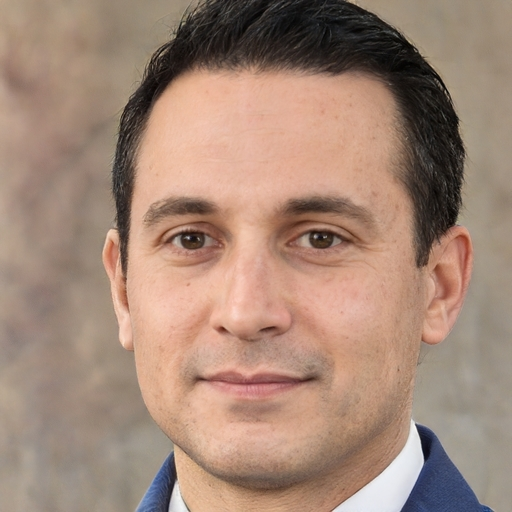
#> input picture tests/part1/face_image.png, 512 x 512 px
$ jupyter execute object_detection_cv2.ipynb
#> lines starting #> are read from the running program, lines starting #| are printed output that depends on the picture; after the words box and inside, x2 and y2 are one past the last pixel; in counts of white or black regions, pixels touching at a corner belong together
[cell 1]
# CB.EN.U4CSE20666
# Tarun Ramaswamy
# Changes done : Fixed the smile detection (currently, detected_smile is a empty tuple)
# -*- coding: utf-8 -*-

"""
Created on Fri Apr 21 09:07:53 2023
HAAR CASCADE CLASSIFIERS
Object Detection with OpenCV-Python Using a Haar-Cascade Classifier
Mohammad Waseem
@author: naray
"""

import cv2
import matplotlib.pyplot as plt

image_path = "face_image.png"
original_image = cv2.imread('face_image.png')
#> original_image is the input picture: shape (512, 512, 3); mean B, G, R 119.1, 135.5, 163.7

# Convert the image to grayscale for easier computation
image_grey = cv2.cvtColor(original_image, cv2.COLOR_RGB2GRAY)
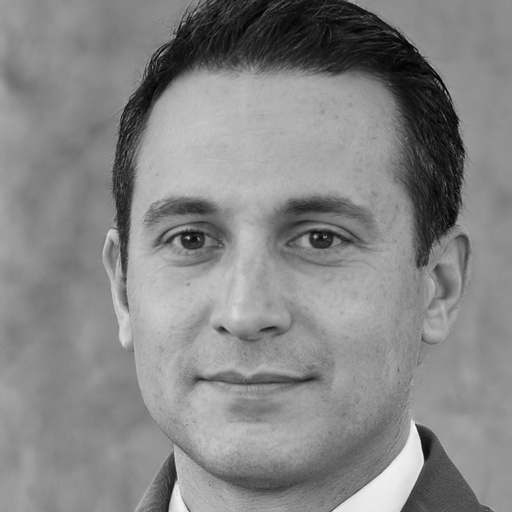
#> image_grey: shape (512, 512); min 0, max 249, mean 133.8
print('original image')
plt.imshow(image_grey, cmap='gray')
plt.show()

# Using the Haar cascade classifier for classification.
# Internally uses adaboost.
eye_classifier = cv2.CascadeClassifier(
    f"{cv2.data.haarcascades}haarcascade_eye.xml")

face_classifier = cv2.CascadeClassifier(
    f"{cv2.data.haarcascades}haarcascade_frontalface_alt.xml")

smile_classifier = cv2.CascadeClassifier(
    f"{cv2.data.haarcascades}haarcascade_smile.xml")


detected_eyes = eye_classifier.detectMultiScale(image_grey, minSize=(50, 50))
#> detected_eyes = [[147, 197, 83, 83], [272, 198, 83, 83]]
detected_face = face_classifier.detectMultiScale(image_grey, minSize=(50, 50))
#> detected_face = [[71, 99, 360, 360]]
detected_smile = smile_classifier.detectMultiScale(image_grey, minSize=(200, 200))
#> detected_smile = ()

# Draw rectangles on eyes
if len(detected_eyes) != 0:
    for (x, y, width, height) in detected_eyes:
        cv2.rectangle(original_image, (x, y),
                      (x + height, y + width),
                      (0, 255, 0), 2)
#> this loop made 2 passes
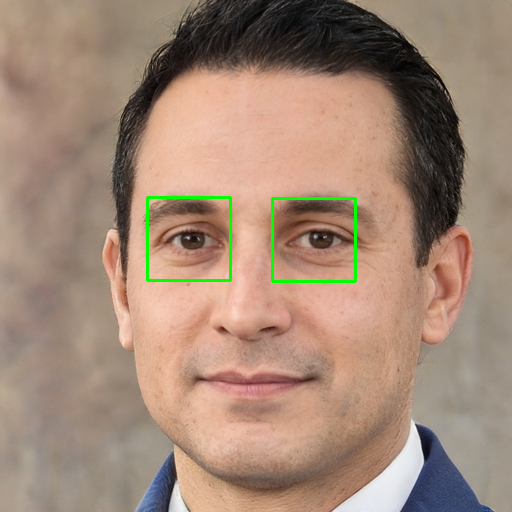
#> original_image: shape (512, 512, 3); 0.76% of pixels changed, all inside (x1, y1, x2, y2) = (146, 196, 357, 283)
# Draw rectangles on face
if len(detected_face) != 0:
    for (x, y, width, height) in detected_face:
        cv2.rectangle(original_image, (x, y),
                      (x + height, y + width),
                      (255, 0, 0), 2)
#> this loop made 1 pass
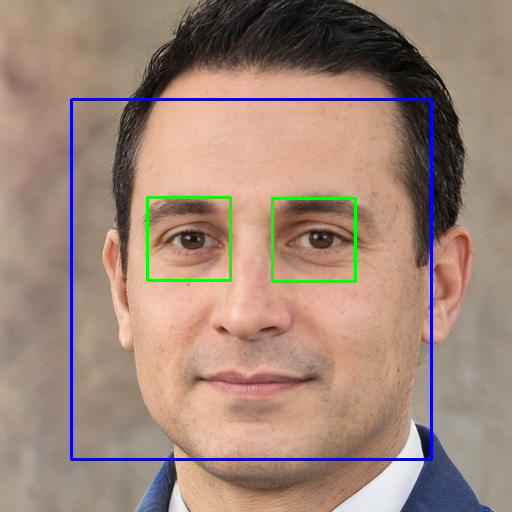
#> original_image: shape (512, 512, 3); 1.65% of pixels changed, all inside (x1, y1, x2, y2) = (70, 98, 433, 461)

print("Detected smile : ", detected_smile)
#| Detected smile :  ()
# Draw rectangles on smile
if len(detected_smile) != 0:
    for (x, y, width, height) in detected_smile:
        cv2.rectangle(original_image, (x, y),
                      (x + height, y + width),
                      (0, 0, 255), 2)

plt.imshow(original_image, cmap='gray')
plt.show()

# Changes for getting detected
detected_smile = smile_classifier.detectMultiScale(image_grey, minSize=(43, 100))
#> detected_smile = [[144, 333, 223, 112]]
image_copy = original_image.copy()

print("Detected smile : ", detected_smile)
#| Detected smile :  [[144 333 223 112]]
# Draw rectangles on smile
if len(detected_smile) != 0:
    for (x, y, width, height) in detected_smile:
        cv2.rectangle(image_copy, (x, y),
                      (x + height, y + width),
                      (0, 0, 255), 2)
#> this loop made 1 pass
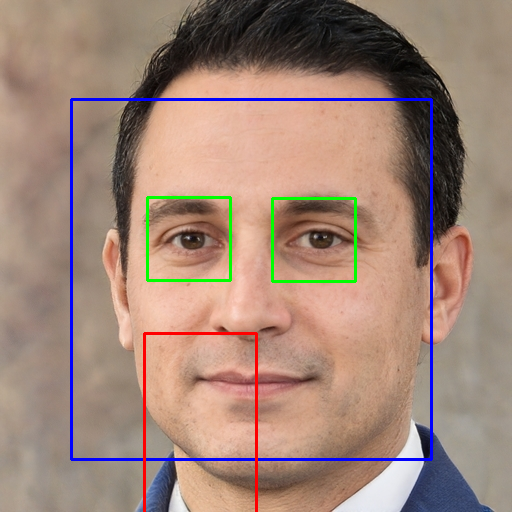
#> image_copy: shape (512, 512, 3); 0.54% of pixels changed, all inside (x1, y1, x2, y2) = (143, 332, 258, 512)

print("With smile detection (minSize of smile classifier has been modified)")
plt.imshow(image_copy, cmap='gray')
plt.show()

$ run again, with tests/part1/face1.png copied over tests/part1/face_image.png
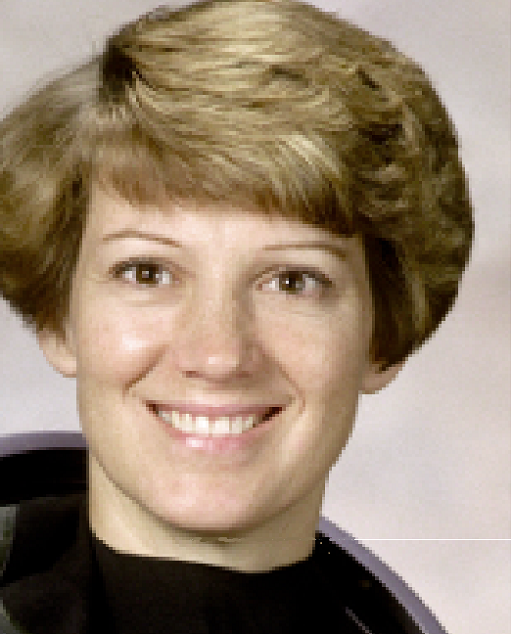
#> input picture tests/part1/face1.png, 513 x 634 px
#> original_image is the input picture: shape (634, 513, 3); mean B, G, R 112.3, 132.2, 150.8
#> detected_eyes = [[101, 232, 81, 81], [251, 241, 82, 82], [236, 390, 54, 54]]
#> detected_face = [[46, 148, 340, 340]]
#> `detected_smile = smile_classifier.detectMultiScale(image_grey, minSize..`: detected_smile = [[12, 99, 436, 218]]
#> the loop `for (x, y, width, height) in detected_eyes:` made 3 passes
#> the loop `for (x, y, width, height) in detected_face:` made 1 pass
#| Detected smile :  [[ 12  99 436 218]]
#> the loop `for (x, y, width, height) in detected_smile:` made 1 pass
#> after the loop `for (x, y, width, height) in detected_smile:`:
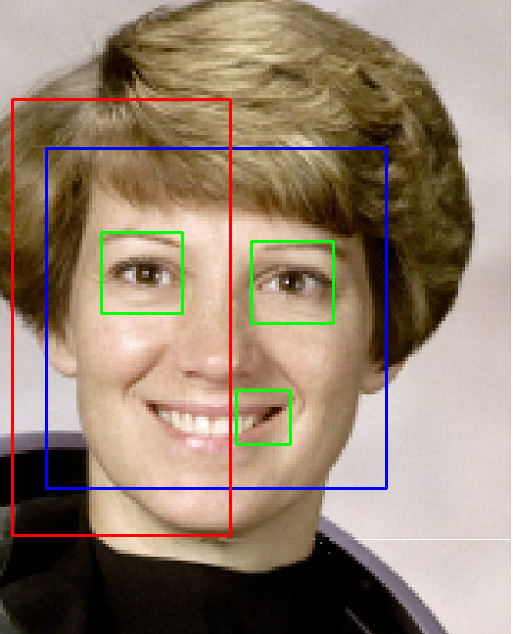
#> original_image: shape (634, 513, 3); mean B, G, R 111.9, 129.9, 148.8
#> `detected_smile = smile_classifier.detectMultiScale(image_grey, minSize..`: detected_smile = [[100, 37, 265, 132], [20, 137, 299, 149], [94, 355, 232, 116], [105, 448, 218, 109]]
#| Detected smile :  [[100  37 265 132]
#|  [ 20 137 299 149]
#|  [ 94 355 232 116]
#|  [105 448 218 109]]
#> the loop `for (x, y, width, height) in detected_smile:` made 4 passes
#> after the loop `for (x, y, width, height) in detected_smile:`:
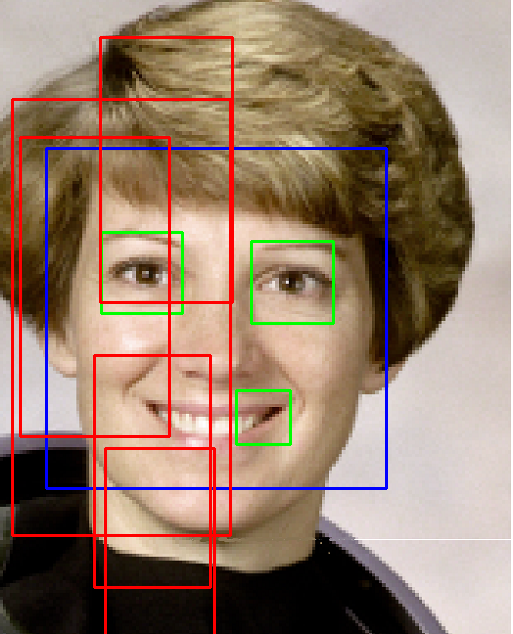
#> image_copy: shape (634, 513, 3); 2.54% of pixels changed, all inside (x1, y1, x2, y2) = (19, 36, 234, 634)
